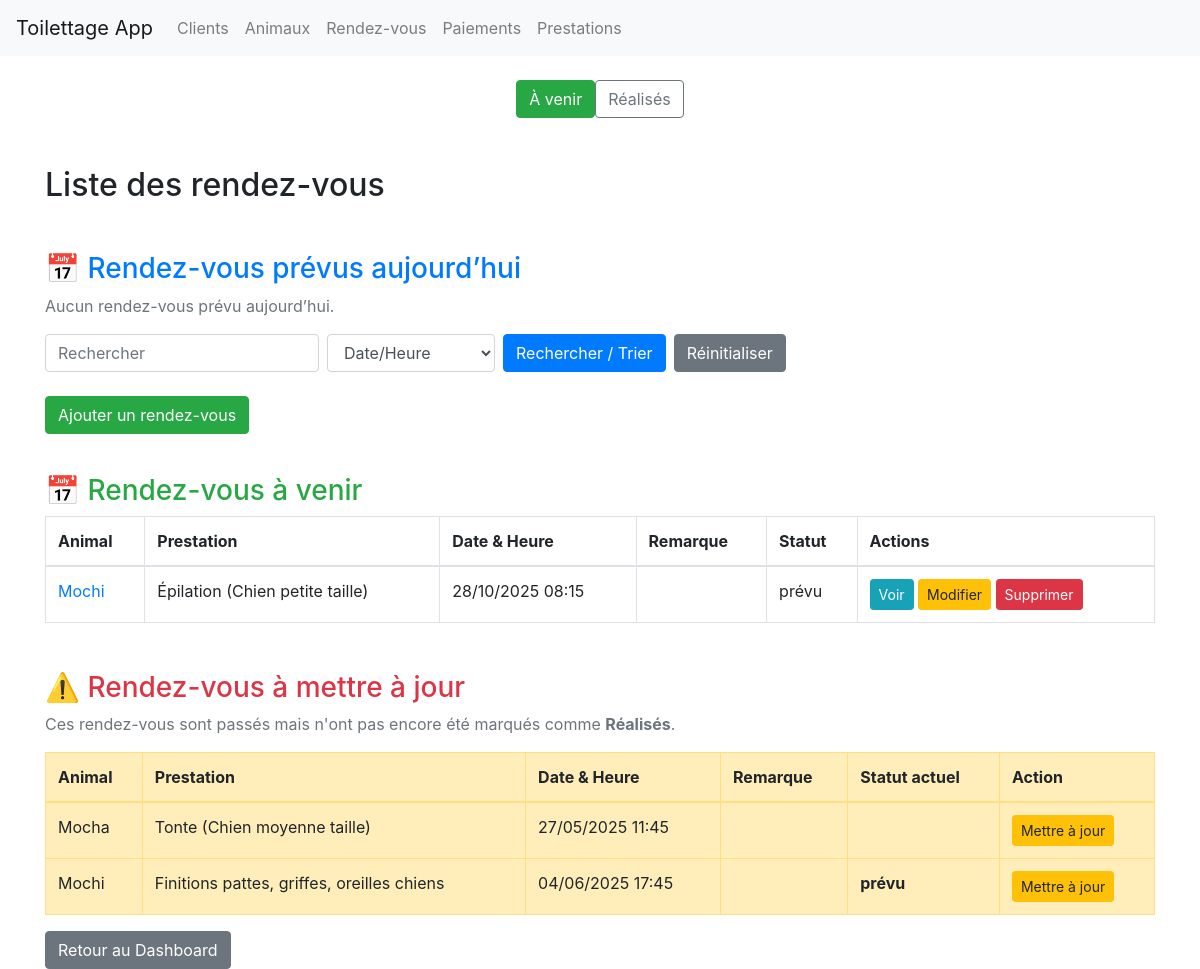
The page /pages/rdv.php on the database its author committed.
### tables this page shows
CREATE TABLE IF NOT EXISTS `rdv` (
  `id_rdv` int NOT NULL AUTO_INCREMENT,
  `id_animal` int NOT NULL,
  `id_prestation` int NOT NULL,
  `date_heure` datetime NOT NULL,
  `remarque` text,
  `statut` enum('prévu','annulé','réalisé') DEFAULT NULL,
  PRIMARY KEY (`id_rdv`),
  KEY `id_chien` (`id_animal`),
  KEY `id_prestation` (`id_prestation`)
);

CREATE TABLE IF NOT EXISTS `animal` (
  `id_animal` int NOT NULL AUTO_INCREMENT,
  `id_client` int DEFAULT NULL,
  `nom_animal` varchar(100) NOT NULL,
  `type` varchar(100) NOT NULL,
  `race` varchar(100) DEFAULT NULL,
  `date_de_naissance` date DEFAULT NULL,
  `poids` decimal(5,2) DEFAULT NULL,
  `taille` decimal(5,2) DEFAULT NULL,
  `remarques` text,
  `visible` tinyint(1) DEFAULT '1',
  PRIMARY KEY (`id_animal`),
  KEY `animal_1` (`id_client`)
);

CREATE TABLE IF NOT EXISTS `prestations` (
  `id_prestation` int NOT NULL AUTO_INCREMENT,
  `nom` varchar(100) NOT NULL,
  `tarif` decimal(8,2) NOT NULL,
  PRIMARY KEY (`id_prestation`)
);

### pages/rdv.php (the view, shortened to what this page needs)
<?php
include_once('includes/db.php');
$search = $_GET['search'] ?? '';
$tri = $_GET['tri'] ?? 'date_heure';
$sql = "
    SELECT rdv.*, animal.nom_animal, prestations.nom AS nom_prestation
    FROM rdv
    LEFT JOIN animal ON rdv.id_animal = animal.id_animal
    JOIN prestations ON rdv.id_prestation = prestations.id_prestation
    WHERE (animal.nom_animal LIKE :search OR prestations.nom LIKE :search OR :search = '%%')
    ORDER BY $tri ASC
";
$stmt = $pdo->prepare($sql);
$stmt->execute([
    ':search' => '%' . $search . '%'
]);
$rdvs = $stmt->fetchAll();
$rdvs_a_mettre_a_jour = [];
$rdvs_avenir = [];
$rdvs_realises = [];
$now = date('Y-m-d H:i:s');
foreach ($rdvs as $rdv) {
    if (strtolower($rdv['statut']) === 'réalisé') {
        $rdvs_realises[] = $rdv;
    } elseif ($rdv['date_heure'] >= $now && date('Y-m-d', strtotime($rdv['date_heure'])) !== date('Y-m-d')) {
        $rdvs_avenir[] = $rdv;
    } else {
        $rdvs_a_mettre_a_jour[] = $rdv;
    }
}
$filtre = $_GET['filtre'] ?? 'avenir';
$sql_today = "
    SELECT rdv.*, animal.nom_animal, prestations.nom AS nom_prestation
    FROM rdv
    LEFT JOIN animal ON rdv.id_animal = animal.id_animal
    JOIN prestations ON rdv.id_prestation = prestations.id_prestation
    WHERE DATE(rdv.date_heure) = CURDATE()
    AND rdv.statut = 'Prévu'
    ORDER BY rdv.date_heure ASC
";
$stmt_today = $pdo->query($sql_today);
$rdvs_today = $stmt_today->fetchAll();
?>
<!DOCTYPE html>
<html lang="fr">
<head>
    <link href="https://stackpath.bootstrapcdn.com/bootstrap/4.5.2/css/bootstrap.min.css" rel="stylesheet">
</head>
<body>
    <?php include 'includes/header.php' ?>
    <div class="d-flex justify-content-center">
        <a href="index.php?page=rdv&filtre=avenir" class="btn btn-outline-success <?= $filtre === 'avenir' ? 'active' : '' ?>">À venir</a>
        <a href="index.php?page=rdv&filtre=realises" class="btn btn-outline-secondary <?= $filtre === 'realises' ? 'active' : '' ?>">Réalisés</a>
    </div>
    <div class="container mt-5">
        <h2>Liste des rendez-vous</h2>
        <h3 class="mt-5 text-primary">📅 Rendez-vous prévus aujourd’hui</h3>
        <?php if (count($rdvs_today) > 0): ?>
            <table class="table table-bordered table-striped mt-3">
                <thead>
                    <tr>
                        <th>Animal</th>
                        <th>Prestation</th>
                        <th>Heure</th>
                        <th>Remarque</th>
                        <th>Statut</th>
                        <th>Actions</th>
                    </tr>
                </thead>
                <tbody>
                    <?php foreach ($rdvs_today as $rdv): ?>
                        <tr>
                            <td>
                                <a href="index.php?page=fiche_rdv&id=<?= $rdv['id_rdv'] ?>">
                                    <?= $rdv['nom_animal'] !== null ? htmlspecialchars($rdv['nom_animal']) : 'N/A' ?>
                                </a>
                            </td>
                            <td><?= htmlspecialchars($rdv['nom_prestation']) ?></td>
                            <td><?= htmlspecialchars(date('H:i', strtotime($rdv['date_heure']))) ?></td>
                            <td><?= htmlspecialchars($rdv['remarque']) ?></td>
                            <td><?= htmlspecialchars($rdv['statut']) ?></td>
                            <td>
                                <a href="index.php?page=fiche_rdv&id=<?= $rdv['id_rdv'] ?>" class="btn btn-info btn-sm">Voir</a>
                                <a href="index.php?page=modifier_rdv&id=<?= $rdv['id_rdv'] ?>" class="btn btn-warning btn-sm">Modifier</a>
                                <a href="index.php?page=supprimer_rdv&id=<?= $rdv['id_rdv'] ?>" class="btn btn-danger btn-sm" onclick="return confirm('Supprimer ce RDV ?');">Supprimer</a>
                            </td>
                        </tr>
                    <?php endforeach; ?>
                </tbody>
            </table>
        <?php else: ?>
            <p class="text-muted">Aucun rendez-vous prévu aujourd’hui.</p>
        <?php endif; ?>
        <form method="get" class="form-inline mb-4">
            <input type="text" name="search" class="form-control mr-2" placeholder="Rechercher" value="<?= htmlspecialchars($search) ?>">
            <select name="tri" class="form-control mr-2">
                <option value="date_heure" <?= $tri == 'date_heure' ? 'selected' : '' ?>>Date/Heure</option>
            </select>
            <button type="submit" class="btn btn-primary">Rechercher / Trier</button>
            <a href="index.php?page=rdv" class="btn btn-secondary ml-2">Réinitialiser</a>
        </form>
        <a href="index.php?page=ajouter_rdv" class="btn btn-success mb-3">Ajouter un rendez-vous</a>
        <?php if ($filtre === 'avenir'): ?>
            <h3 class="mt-4 text-success">📅 Rendez-vous à venir</h3>
            <?php if (count($rdvs_avenir) > 0): ?>
                <table class="table table-bordered">
                    <thead>
                        <tr>
                            <th>Animal</th>
                            <th>Prestation</th>
                            <th>Date & Heure</th>
                            <th>Remarque</th>
                            <th>Statut</th>
                            <th>Actions</th>
                        </tr>
                    </thead>
                    <tbody>
                        <?php foreach ($rdvs_avenir as $rdv): ?>
                            <tr>
                                <td><a href="index.php?page=fiche_rdv&id=<?= $rdv['id_rdv'] ?>"><?= $rdv['nom_animal'] !== null ? htmlspecialchars($rdv['nom_animal']) : 'N/A' ?></a></td>
                                <td><?= htmlspecialchars($rdv['nom_prestation']) ?></td>
                                <td><?= htmlspecialchars(date('d/m/Y H:i', strtotime($rdv['date_heure']))) ?></td>
                                <td><?= htmlspecialchars($rdv['remarque']) ?></td>
                                <td><?= htmlspecialchars($rdv['statut']) ?></td>
                                <td>
                                    <a href="index.php?page=fiche_rdv&id=<?= $rdv['id_rdv'] ?>" class="btn btn-info btn-sm">Voir</a>
                                    <a href="index.php?page=modifier_rdv&id=<?= $rdv['id_rdv'] ?>" class="btn btn-warning btn-sm">Modifier</a>
                                    <a href="index.php?page=supprimer_rdv&id=<?= $rdv['id_rdv'] ?>" class="btn btn-danger btn-sm" onclick="return confirm('Supprimer ce RDV ?');">Supprimer</a>
                                </td>
                            </tr>
                        <?php endforeach; ?>
                    </tbody>
                </table>
            <?php else: ?>
                <p class="text-muted">Aucun rendez-vous à venir.</p>
            <?php endif; ?>
        <?php endif; ?>
        <?php if (count($rdvs_a_mettre_a_jour) > 0): ?>
            <h3 class="mt-5 text-danger">⚠️ Rendez-vous à mettre à jour</h3>
            <p class="text-muted">Ces rendez-vous sont passés mais n'ont pas encore été marqués comme <strong>Réalisés</strong>.</p>
            <table class="table table-bordered table-warning">
                <thead>
                    <tr>
                        <th>Animal</th>
                        <th>Prestation</th>
                        <th>Date & Heure</th>
                        <th>Remarque</th>
                        <th>Statut actuel</th>
                        <th>Action</th>
                    </tr>
                </thead>
                <tbody>
                    <?php foreach ($rdvs_a_mettre_a_jour as $rdv): ?>
                        <tr>
                            <td><?= $rdv['nom_animal'] !== null ? htmlspecialchars($rdv['nom_animal']) : 'N/A' ?></td>
                            <td><?= htmlspecialchars($rdv['nom_prestation']) ?></td>
                            <td><?= htmlspecialchars(date('d/m/Y H:i', strtotime($rdv['date_heure']))) ?></td>
                            <td><?= htmlspecialchars($rdv['remarque']) ?></td>
                            <td><strong><?= htmlspecialchars($rdv['statut']) ?></strong></td>
                            <td>
                                <a href="index.php?page=modifier_rdv&id=<?= $rdv['id_rdv'] ?>" class="btn btn-warning btn-sm">Mettre à jour</a>
                            </td>
                        </tr>
                    <?php endforeach; ?>
                </tbody>
            </table>
        <?php endif; ?>
        <a href="index.php?page=dashboard" class="btn btn-secondary">Retour au Dashboard</a>
    </div>
</body>
</html>

### rows shown on the page
rdv: id_animal.nom_animal "Mochi", id_prestation.nom "Épilation (Chien petite taille)", date_heure "28/10/2025 08:15", statut "prévu"
rdv: id_animal.nom_animal "Mocha", id_prestation.nom "Tonte (Chien moyenne taille)", date_heure "27/05/2025 11:45"
rdv: id_animal.nom_animal "Mochi", id_prestation.nom "Finitions pattes, griffes, oreilles chiens", date_heure "04/06/2025 17:45", statut "prévu"
